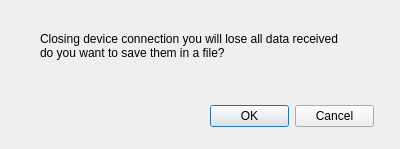
<?xml version="1.0" encoding="UTF-8"?>
<ui version="4.0">
 <class>SaveDialog</class>
 <widget class="QWidget" name="SaveDialog">
  <property name="geometry">
   <rect>
    <x>0</x>
    <y>0</y>
    <width>400</width>
    <height>149</height>
   </rect>
  </property>
  <property name="windowTitle">
   <string>Save Dialog</string>
  </property>
  <widget class="QDialogButtonBox" name="saveBox">
   <property name="geometry">
    <rect>
     <x>210</x>
     <y>100</y>
     <width>164</width>
     <height>32</height>
    </rect>
   </property>
   <property name="standardButtons">
    <set>QDialogButtonBox::Cancel|QDialogButtonBox::Ok</set>
   </property>
  </widget>
  <widget class="QLabel" name="label">
   <property name="geometry">
    <rect>
     <x>40</x>
     <y>30</y>
     <width>323</width>
     <height>31</height>
    </rect>
   </property>
   <property name="text">
    <string>Closing device connection you will lose all data received
do you want to save them in a file?</string>
   </property>
  </widget>
 </widget>
 <resources/>
 <connections/>
</ui>
